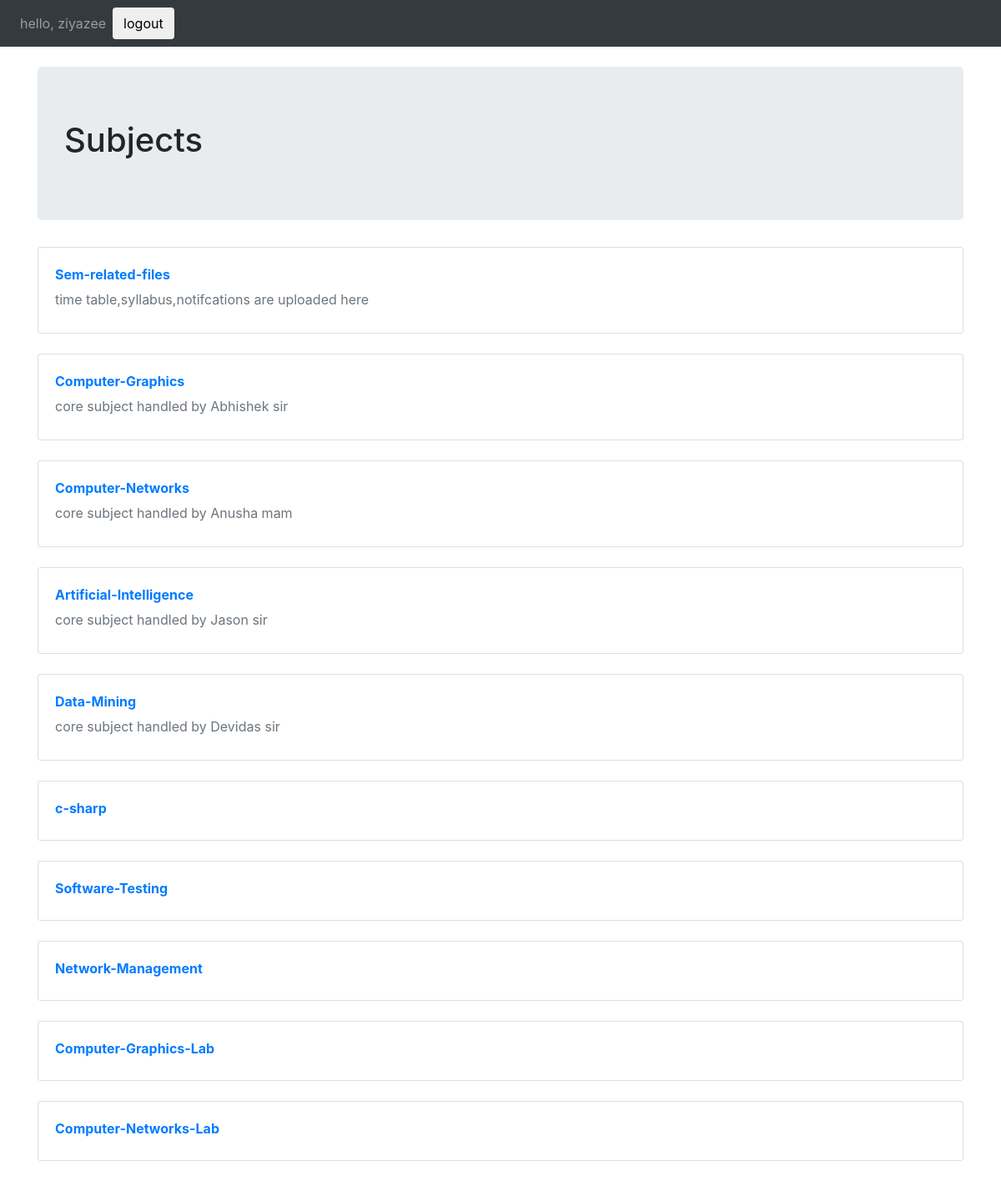
Screenshot of /3rd-year/ (signed in) with the database file from the repository.
### letsdoit/models.py (models this page shows, shortened)
class clasyear(models.Model):
    choice=[('2nd-year','2'),('3rd-year','3'),('4th-year','4')]
    year=models.CharField(choices=choice,max_length=100)
    name=models.CharField(max_length=30,unique=True)
    description=models.CharField(max_length=50,blank=True)

### letsdoit/views.py (the view)
# urls.py: url(r'^(?P<year>[\f\w-]+)/$',views.subjects,name='subjects'),
def subjects(request,year):
    subject=clasyear.objects.filter(year=year)
    if request.user.is_authenticated:
        return render(request,'subjects.html',{'subject':subject})
    else:
        return redirect("/")

### letsdoit/templates/subjects.html (shortened to what this page needs)
         <link rel="stylesheet" href="https://maxcdn.bootstrapcdn.com/bootstrap/4.1.0/css/bootstrap.min.css">
<body style="background:#FFFFFF">
        <nav class="navbar navbar-expand-sm bg-dark navbar-dark">
                <ul class="navbar-nav">
                  <li class="nav-item">
                    <a class="nav-link" href="#">hello, ziyazee</a>
                  </li>
                </ul>
                <form action="accounts/logout/"method="post" style="margin:0">
                   <button type="submit"class="btn"><span>logout</span></button>
                </form>
        </nav>
<div class="container">
    <br>
<div class="jumbotron">
    <h1>Subjects</h1>
</div>
      {% for sub in subject %}
            <div class="card" >
                <div class="card-body">
<div class="card-title">
     <a href="{% url 'files' categorie=sub.name %}" style="text-decoration:none;"><b>{{sub.name }}</b></a>
</div>
                    <div class="card-subtitle mb-2 text-muted">{{sub.description}}</div>
          </div></div>
          <br>
        {% endfor %}
</div>
</body>

### rows the page displays
clasyear: name "Sem-related-files", description "time table,syllabus,notifcations are uploaded here"
clasyear: name "Computer-Graphics", description "core subject handled by Abhishek sir"
clasyear: name "Computer-Networks", description "core subject handled by Anusha mam"
clasyear: name "Artificial-Intelligence", description "core subject handled by Jason sir"
clasyear: name "Data-Mining", description "core subject handled by Devidas sir"
clasyear: name "c-sharp"
clasyear: name "Software-Testing"
clasyear: name "Network-Management"
clasyear: name "Computer-Graphics-Lab"
clasyear: name "Computer-Networks-Lab"
